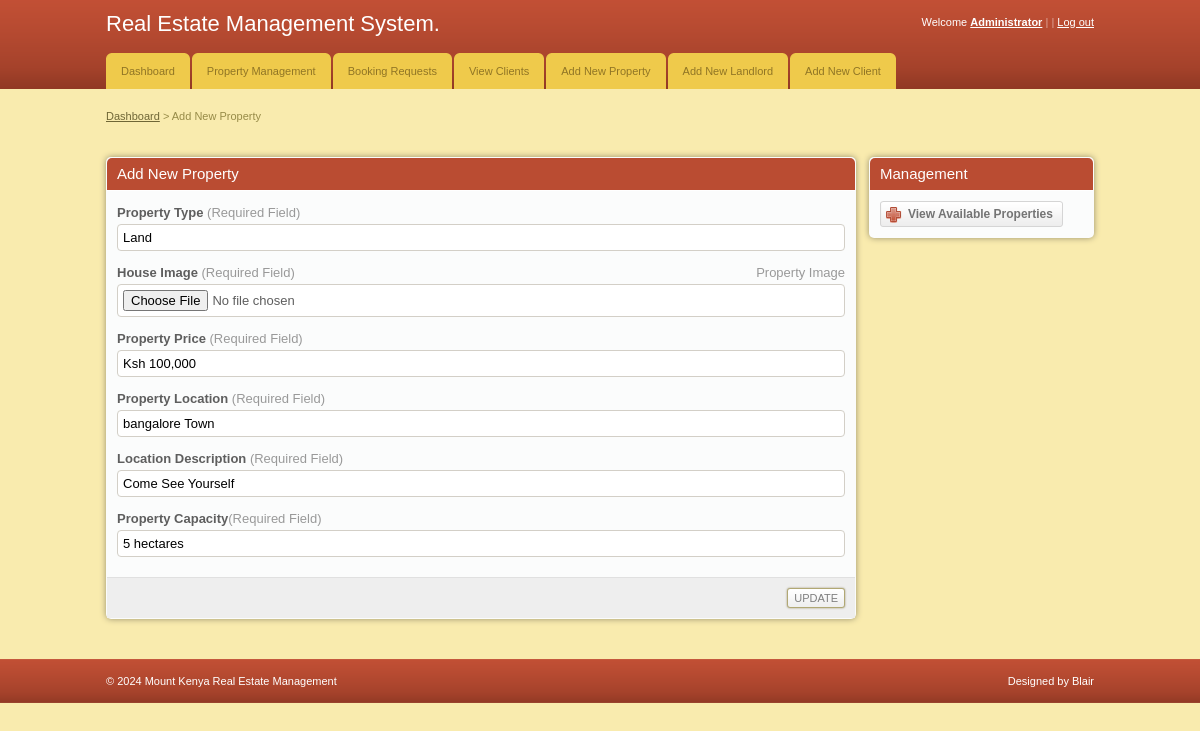
The page /admin/edit.php?id=37 on the database its author committed.
### tables this page shows
CREATE TABLE `houses` (
  `house_id` int(11) NOT NULL,
  `house_type` varchar(255) NOT NULL,
  `image` text NOT NULL,
  `rent_cost` varchar(11) NOT NULL,
  `location` varchar(30) NOT NULL,
  `location_description` text NOT NULL,
  `max_capacity` varchar(100) NOT NULL,
  `name` varchar(100) NOT NULL,
  `contact` int(20) NOT NULL,
  `status` varchar(255) NOT NULL
);

### admin/edit.php (the view, shortened to what this page needs)
<?php
	include '../includes/config.php';
	if(isset($_GET['id']))
	{
	$id = $_GET['id'];
	$select = mysqli_query($conn,"SELECT * FROM houses WHERE house_id = '$id'") or die(mysqli_error($conn));
	$selresult = mysqli_fetch_array($select);
	}
?>
<!DOCTYPE html PUBLIC "-//W3C//DTD XHTML 1.0 Transitional//EN" "http://www.w3.org/TR/xhtml1/DTD/xhtml1-transitional.dtd">
<html xmlns="http://www.w3.org/1999/xhtml">
<head>
	<link rel="stylesheet" href="css/style.css" type="text/css" media="all" />
</head>
<body>
<div id="header">
	<div class="shell">
		<?php
			include 'menu.php';
		?>
		</div>
	</div>
<div id="container">
	<div class="shell">
		<div class="small-nav">
			<a href="index.php">Dashboard</a>
			<span>&gt;</span>
			Add New Property
		</div>
		<br />
		<div id="main">
			<div id="content">
				<div class="box">
					<div class="box-head">
						<h2>Add New Property</h2>
					</div>
					<form action="house_edit.php?id=<?php echo $selresult['house_id'] ?>" method="post" enctype="multipart/form-data">
						<div class="form">
								<p>
									<label>Property Type <span>(Required Field)</span></label>
									<input type="text" class="field size1" name="House_type" value="<?php echo $selresult['house_type']; ?>" required="required" />
								</p>
								<p>
									<span class="req">Property Image</span>
									<label>House Image <span>(Required Field)</span></label>
									<input type="file" class="field size1" name="image" value="<?php echo $selresult['image']; ?>" />
								</p>
								<p>
									<label>Property Price <span>(Required Field)</span></label>
									<input type="text" class="field size1" name="hire_cost" value="<?php echo $selresult['rent_cost']; ?>" required="required" />
								</p>
								<p>
									<label>Property Location <span>(Required Field)</span></label>
									<input type="text" class="field size1" name="location" value="<?php echo $selresult['location']; ?>" required="required" />
								</p>
								<p>
									<label>Location Description <span>(Required Field)</span></label>
									<input type="text" class="field size1" name="desc" value="<?php echo $selresult['location_description']; ?>" required="required" />
								</p>
								<p>
									<label>Property Capacity<span>(Required Field)</span></label>
									<input type="text" class="field size1" name="capacity" value="<?php echo $selresult['max_capacity']; ?>" required="required" />
								</p>
						</div>
						<div class="buttons">
							<input type="submit" class="button" value="UPDATE" name="send" />
						</div>
					</form>
				</div>
			</div>
			<div id="sidebar">
				<div class="box">
					<div class="box-head">
						<h2>Management</h2>
					</div>
					<div class="box-content">
						<a href="house_management.php" class="add-button"><span>View Available Properties</span></a>
					</div>
				</div>
			</div>
		</div>
	</div>
</div>
<div id="footer">
	<div class="shell">
		<span class="left">&copy; <?php echo date("Y");?> Mount Kenya Real Estate Management</span>
		<span class="right">
			Designed by Blair</a>
		</span>
	</div>
</div>
</body>
</html>

### admin/css/style.css (style rules this page uses)
* { padding:0; margin:0; outline:0; }
body { background:#f9ebae; font-family: Verdana, sans-serif; font-size:11px; line-height:14px; color:#5e5e5e; }
input, textarea, select { font-family: Verdana, sans-serif; font-size:13px; }
.field { border:solid 1px #d3cfc7; background:#fff; padding:5px; }
.button { background:#eee url(images/button.gif) repeat-x 0 0; border:solid 1px #b1a874; color:#7f7f7f; font-size:11px; padding:2px 6px 2px 6px; cursor:pointer; line-height:14px !important; }
a { color:#ba4c32; text-decoration: underline; cursor:pointer; }
.left, .alignleft { float:left; display:inline; }
.right, .alignright { float:right; display:inline; }
h2 { font-size:15px; font-weight: normal; }
.shell { width:988px; margin:0 auto; }
#header { height:89px; background:url(images/header.gif); white-space:nowrap; }
#container { padding:20px 0; }
.small-nav { color:#978b48; padding-bottom:20px; }
.small-nav a { color:#6f6636; }
#content { float:left; width:750px; }
#sidebar { float:right; width:225px; }
.box { background:#fbfcfc; height:100%; padding:1px; margin-bottom:20px; }
.box-head { background:#ba4c32; height:32px; color:#fff; padding: 0 10px; line-height:32px; white-space:nowrap; border-bottom:solid 1px #fff; }
.form { padding:15px 10px 5px 10px; }
.form label { display:block; font-weight: bold; font-size:13px; padding-bottom:4px; }
.form label span { color:#999; font-weight: normal; }
.form .field { display:block; }
.form .req { font-size:13px; float:right; white-space:nowrap; color:#999; }
.form p { padding-bottom:15px; }
.size1 { width:716px; }
.buttons { text-align: right; padding:10px; background:#eee; border-top:solid 1px #e0e0e0; }
.buttons .button { margin-left:3px; }
.box-content { padding:10px; }
.add-button, .add-button span { float:left; height:26px; background:url(images/add-button.gif) no-repeat 0 0; padding:0 0 0 28px; }
.add-button span { background-position:right 0; padding:0 10px 0 0; }
.add-button { font-weight: bold; font-size:12px; color:#747474; text-decoration: none; line-height:26px; }
#footer { height:44px; background:url(images/footer.gif); line-height:44px; color:#fff; }
.box { -moz-border-radius:5px; -webkit-border-radius:5px; -moz-box-shadow: 0 0 6px #978f6c; -webkit-box-shadow: 0 0 6px #978f6c; }
.box-head { -moz-border-radius-topleft:5px; -moz-border-radius-topright:5px; -webkit-border-top-left-radius:5px; -webkit-border-top-right-radius:5px; }
.field, .button { -moz-border-radius:4px; -webkit-border-radius:4px; }
.small-field, .button, .pagging a { -moz-border-radius:3px; -webkit-border-radius:3px; }
.button { -moz-box-shadow: 0 0 2px #978f6c; -webkit-box-shadow: 0 0 2px #978f6c; }

### rows shown on the page
houses: House_type "Land", hire_cost "Ksh 100,000", location "bangalore Town", desc "Come See Yourself", capacity "5 hectares"
